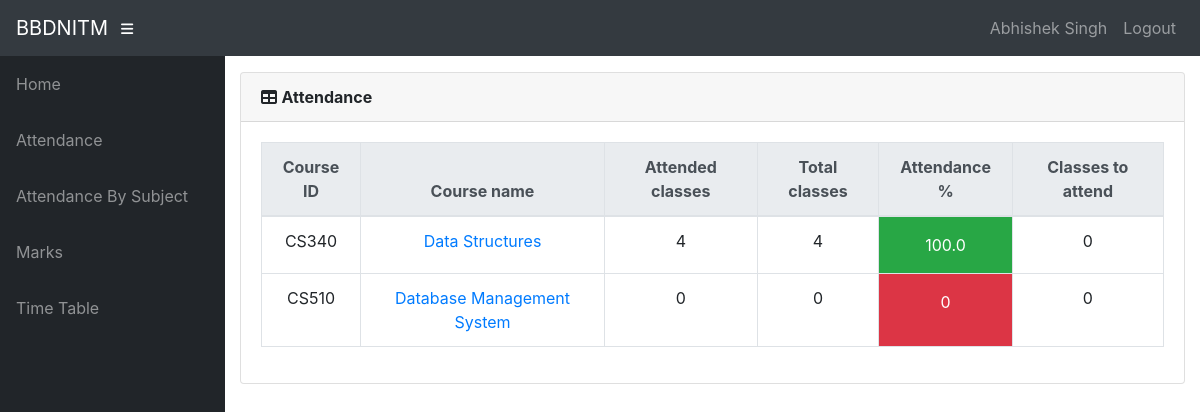
The app's page /info/student/1705410009/attendance/ (signed in) with its own data.
### info/models.py (models this page shows, shortened)
class User(AbstractUser):
    @property
    def is_student(self):
        if hasattr(self, 'student'):
            return True
        return False

class Student(models.Model):
    user = models.OneToOneField(User, on_delete=models.CASCADE, null=True)
    class_id = models.ForeignKey(Class, on_delete=models.CASCADE, default=1)
    USN = models.CharField(primary_key='True', max_length=100)
    name = models.CharField(max_length=200)
    sex = models.CharField(max_length=50, choices=sex_choice, default='Male')
    DOB = models.DateField(default='1998-01-01')
    def __str__(self):
        return self.name

class AttendanceTotal(models.Model):
    course = models.ForeignKey(Course, on_delete=models.CASCADE)
    student = models.ForeignKey(Student, on_delete=models.CASCADE)
    class Meta:
        unique_together = (('student', 'course'),)
    @property
    def att_class(self):
        stud = Student.objects.get(name=self.student)
        cr = Course.objects.get(name=self.course)
        att_class = Attendance.objects.filter(course=cr, student=stud, status='True').count()
        return att_class
    @property
    def total_class(self):
        stud = Student.objects.get(name=self.student)
        cr = Course.objects.get(name=self.course)
        total_class = Attendance.objects.filter(course=cr, student=stud).count()
        return total_class
    @property
    def attendance(self):
        stud = Student.objects.get(name=self.student)
        cr = Course.objects.get(name=self.course)
        total_class = Attendance.objects.filter(course=cr, student=stud).count()
        att_class = Attendance.objects.filter(course=cr, student=stud, status='True').count()
        if total_class == 0:
            attendance = 0
        else:
            attendance = round(att_class / total_class * 100, 2)
        return attendance
    @property
    def classes_to_attend(self):
        stud = Student.objects.get(name=self.student)
        cr = Course.objects.get(name=self.course)
        total_class = Attendance.objects.filter(course=cr, student=stud).count()
        att_class = Attendance.objects.filter(course=cr, student=stud, status='True').count()
        cta = math.ceil((0.75 * total_class - att_class) / 0.25)
        if cta < 0:
            return 0
        return cta

class Course(models.Model):
    dept = models.ForeignKey(Dept, on_delete=models.CASCADE)
    id = models.CharField(primary_key='True', max_length=50)
    name = models.CharField(max_length=50)
    shortname = models.CharField(max_length=50, default='X')
    def __str__(self):
        return self.name

### info/views.py (the view)
# urls.py: path('student/<slug:stud_id>/attendance/', views.attendance, name='attendance'),
@login_required()
def attendance(request, stud_id):
    stud = Student.objects.get(USN=stud_id)
    ass_list = Assign.objects.filter(class_id_id=stud.class_id)
    att_list = []
    for ass in ass_list:
        try:
            a = AttendanceTotal.objects.get(student=stud, course=ass.course)
        except AttendanceTotal.DoesNotExist:
            a = AttendanceTotal(student=stud, course=ass.course)
            a.save()
        att_list.append(a)
    return render(request, 'info/attendance.html', {'att_list': att_list})

### info/templates/info/attendance.html
{% extends 'info/base.html' %}
    {% load static %}
    {% block content %}
                  <div class="card mb-3">
            <div class="card-header">
              <i class="fas fa-table"></i>
            <b>Attendance</b></div>
            <div class="card-body">
              <div class="table-responsive">
                <table class="table table-bordered text-center" id="dataTable" width="100%" cellspacing="0">
                  <thead class="thead-light ">
                    <tr>
                        <th>Course ID</th>
                        <th>Course name</th>
                        <th>Attended classes</th>
                        <th>Total classes</th>
                        <th>Attendance %</th>
                        <th>Classes to attend</th>
                    </tr>
                  </thead>
                  <tbody>
                    {% for a in att_list %}
                    <tr>
                        <td>{{ a.course_id }}</td>
                        <td><a href="{% url 'attendance_detail' a.student.USN a.course.id %}">{{a.course.name}}</a></td>
                        <td>{{ a.att_class }}</td>
                        <td>{{ a.total_class }}</td>
                        {% if a.attendance < 75 %}
                            <td class="p-3 mb-2 bg-danger text-white">{{ a.attendance }}</td>
                        {% else %}
                            <td class="p-3 mb-2 bg-success text-white">{{ a.attendance }}</td>
                        {% endif %}
                        <td>{{ a.classes_to_attend }}</td>
                    </tr>
                    {% empty %}
                            <p>student has no courses</p>
                    {% endfor %}
                  </tbody>
                </table>
              </div>
            </div>
          </div>
    {% endblock %}

### info/templates/info/base.html (shortened to what this page needs)
<!DOCTYPE html>
<html lang="en">
  <head>
      {% load static %}
    <link href="{% static '/info/bootstrap/vendor/bootstrap/css/bootstrap.min.css' %}" rel="stylesheet">
    <link href="{% static '/info/bootstrap/vendor/fontawesome-free/css/all.min.css' %}" rel="stylesheet" type="text/css">
    <link href="{% static '/info/bootstrap/vendor/datatables/dataTables.bootstrap4.css' %}" rel="stylesheet">
    <link href="{% static '/info/bootstrap/css/sb-admin.css' %}" rel="stylesheet">
  </head>
  <body id="page-top">
    <nav class="navbar navbar-expand navbar-dark bg-dark static-top">
      <a class="navbar-brand mr-1" href="{% url 'index' %}">BBDNITM</a>
      <button class="btn btn-link btn-sm text-white order-1 order-sm-0" id="sidebarToggle" href="#">
        <i class="fas fa-bars"></i>
      </button>
        <div class="collapse navbar-collapse" id="navbarResponsive">
          <ul class="navbar-nav ml-auto">
            <li class="nav-item">
                {% if request.user.is_student %}
                    <a class="nav-link text-capitalize">{{ request.user.student.name }}</a>
                {% elif request.user.is_teacher %}
                    <a class="nav-link text-capitalize">{{ request.user.teacher.name }}</a>
                {% endif %}
            </li>
            <li class="nav-item">
                <a class="nav-link" href="#" data-toggle="modal" data-target="#logoutModal">Logout</a>
            </li>
          </ul>
        </div>
    </nav>
    <div id="wrapper">
      <ul class="sidebar navbar-nav">
            <li class="nav-item">
              <a class="nav-link" href="{% url 'index' %}">
                <span>Home</span>
              </a>
            </li>
        {% if request.user.is_student %}
            <li class="nav-item">
              <a class="nav-link" href="{% url 'attendance' request.user.student.USN %}">
                <span>Attendance</span>
              </a>
            </li>
            <li class="nav-item">
              <a class="nav-link" href="{% url 'attendance' request.user.student.USN %}">
                <span>Attendance By Subject</span>
              </a>
            </li>
            <li class="nav-item">
              <a class="nav-link" href="{% url 'marks_list' request.user.student.USN %}">
                <span>Marks</span>
              </a>
            </li>
              <li class="nav-item">
              <a class="nav-link" href="{% url 'timetable' request.user.student.class_id_id %}">
                <span>Time Table</span>
              </a>
            </li>
        {% endif %}
      </ul>
      <div id="content-wrapper">
        <div class="container-fluid">
            {% block content %}
            {% endblock %}
        </div>
      </div>
    </div>
  </body>
</html>

### records on screen
User: user.student.name "Abhishek Singh"
AttendanceTotal: course_id "CS340", course.name "Data Structures", att_class "4", total_class "4", attendance "100.0", classes_to_attend "0"
AttendanceTotal: course_id "CS510", course.name "Database Management System", att_class "0", total_class "0", attendance "0", classes_to_attend "0"
